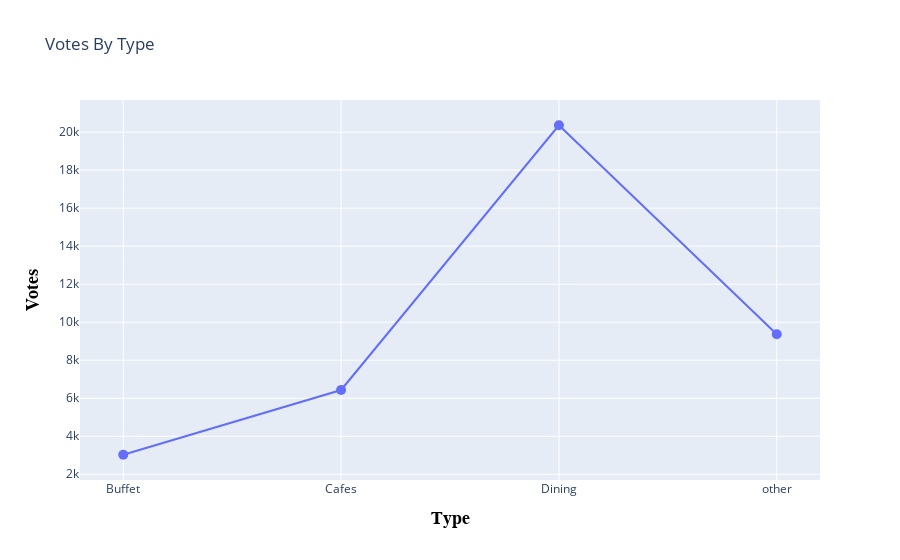

Write notebook code for a chart like this one.
### Code cell
fig = px.line(grouped_df, x="listed_in(type)", y='votes', title="Votes by Type",hover_name = "listed_in(type)",
              hover_data={"listed_in(type)": False, "votes": True})

# Update the trace to add markers
fig.update_traces(textposition = 'top center',mode='lines+markers', marker=dict(symbol='circle', size=10))

fig.update_layout(
    title_text='Votes By Type',
    xaxis_title='Type',
    yaxis_title='Votes',
    xaxis=dict(
        title_font=dict(size=18, family='Arial', color='black', weight='bold')
    ),
    yaxis=dict(
        title_font=dict(size=18, family='Arial', color='black', weight='bold')
    )
)
fig.show()

### Figure 1 — Plotly figure (JSON) as saved in the notebook; plotly's stock layout.template omitted (floating-point values rounded to 4 significant figures)
{"data": [{"hovertemplate": "<b>%{hovertext}</b><br><br>votes=%{y}<extra></extra>", "hovertext": ["Buffet", "Cafes", "Dining", "other"], "legendgroup": "", "line": {"color": "#636efa", "dash": "solid"}, "marker": {"size": 10, "symbol": "circle"}, "mode": "lines+markers", "name": "", "orientation": "v", "showlegend": false, "textposition": "top center", "type": "scatter", "x": ["Buffet", "Cafes", "Dining", "other"], "xaxis": "x", "y": [3028, 6434, 20363, 9367], "yaxis": "y"}], "layout": {"legend": {"tracegroupgap": 0}, "title": {"text": "Votes By Type"}, "xaxis": {"anchor": "y", "domain": [0, 1], "title": {"font": {"color": "black", "family": "Arial", "size": 18, "weight": "bold"}, "text": "Type"}}, "yaxis": {"anchor": "x", "domain": [0, 1], "title": {"font": {"color": "black", "family": "Arial", "size": 18, "weight": "bold"}, "text": "Votes"}}}}
